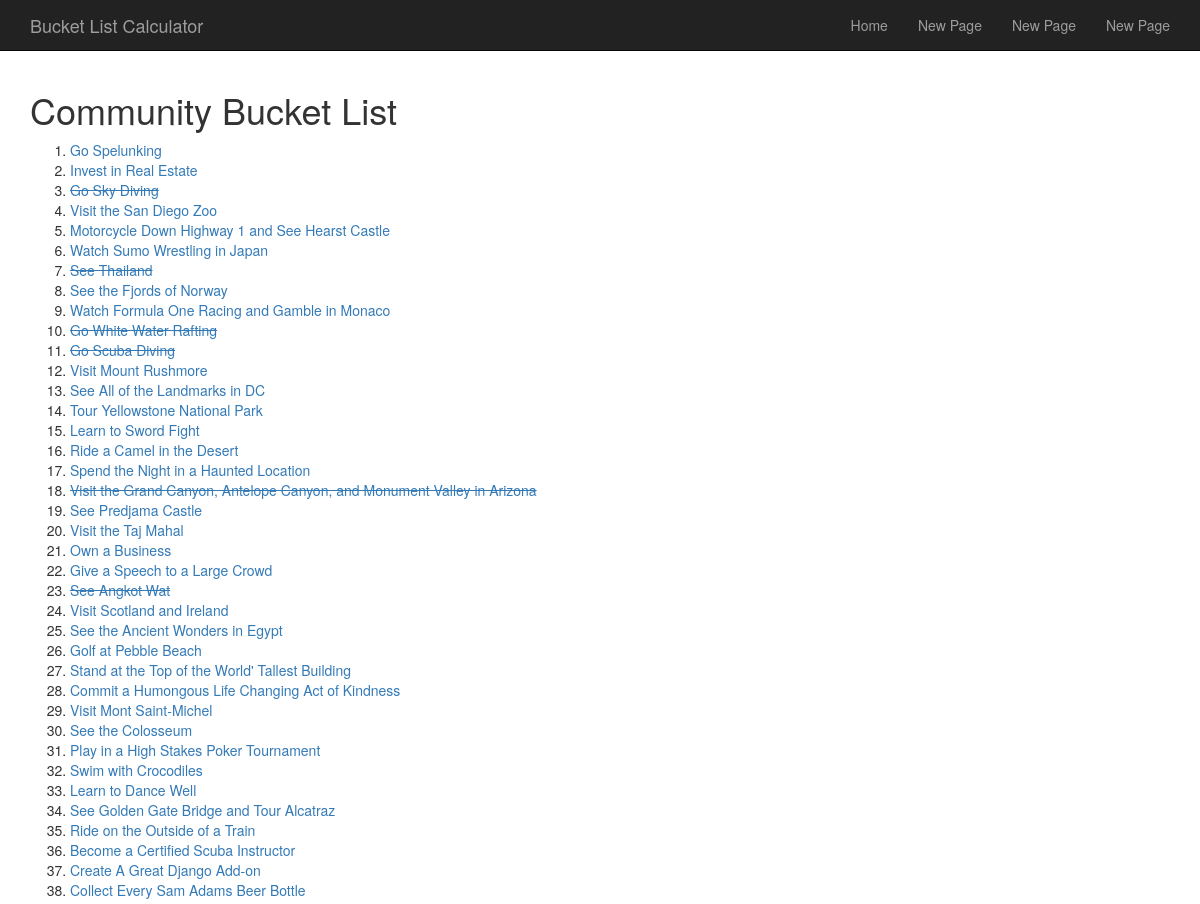
The page /bucketlist/ (upper part) on the database as committed earlier.
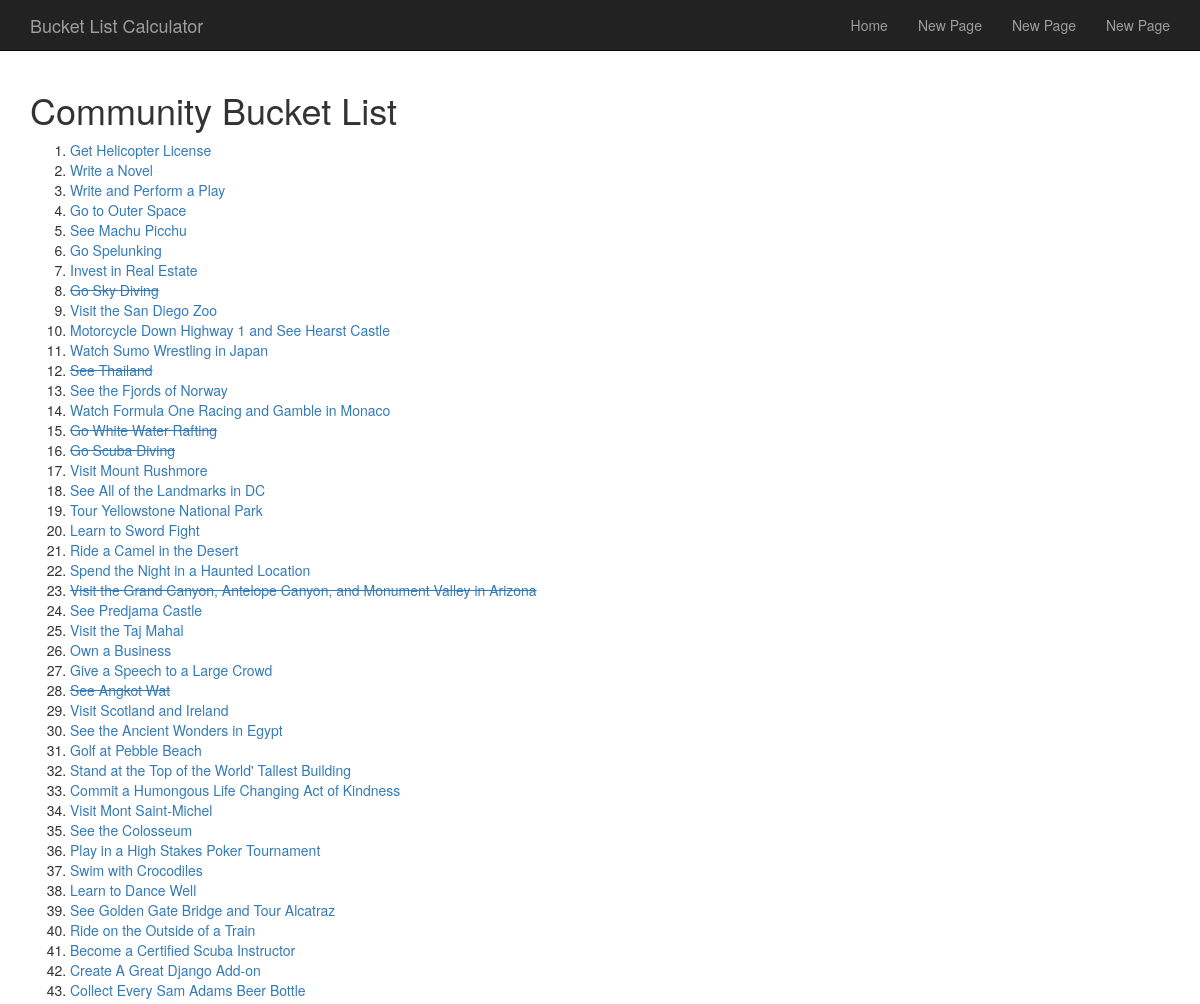
The same page on the database as committed later.
### BucketList/models.py (models this page shows, shortened)
class BucketListItem(models.Model):
    text = models.CharField(max_length = 200)
    pub_by = models.ForeignKey(User,editable = False)
    pub_date = models.DateTimeField(editable=False)
    goal_type = models.CharField(choices = CHOICES, max_length = 200)
    cost = models.IntegerField(max_length = 20)
    time = models.IntegerField(max_length = 20)
    hours = models.IntegerField(max_length = 20)
    crossed_off = models.BooleanField(editable = False)
    def recently_added(self):
        return self.pub_date >= timezone.now() - datetime.timedelta(days = 1)
    recently_added.boolean = True

### BucketList/views.py (the view)
# urls.py: url(r'^item/(?P<id>\w+)/', views.index_items, name = 'index items'),
def index(request):
    all_list_items = BucketListItem.objects.all().order_by('-pub_date')
    context = {'all_list_items': all_list_items}
    return render(request, 'BucketList/index.html', context)

### BucketList/templates/BucketList/index.html (shortened to what this page needs)
{% extends 'base.html' %}
{% block content %}
<h1>Community Bucket List</h1>
{% if all_list_items %}
    <ol>
    {% for item in all_list_items %}
        {% if item.crossed_off == True %}
            <li><a href="/bucketlist/item/{{item.id}}/" style="text-decoration: line-through;">{{ item.text }}</a></li>
        {% else %}
            <li><a href="/bucketlist/item/{{item.id}}/">{{ item.text }}</a></li>
        {% endif %}
    {% endfor %}
    <br/>
    <br/>
    <br>
    <br>
{% else %}
    <p>There are no Bucket List items here!  Better go add one.</p>
{% endif %}
{% endblock content%}

Rows that differ between the two databases and show on the page:
added BucketListItem: text "Get Helicopter License"
added BucketListItem: text "Write a Novel"
added BucketListItem: text "Write and Perform a Play"
added BucketListItem: text "Go to Outer Space"
added BucketListItem: text "See Machu Picchu"
